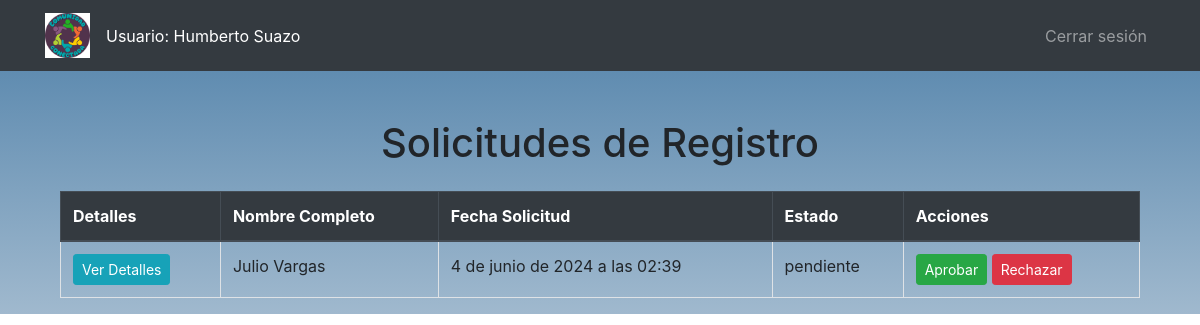
/solicitudes/ (signed in), run on an earlier commit of the app's database.
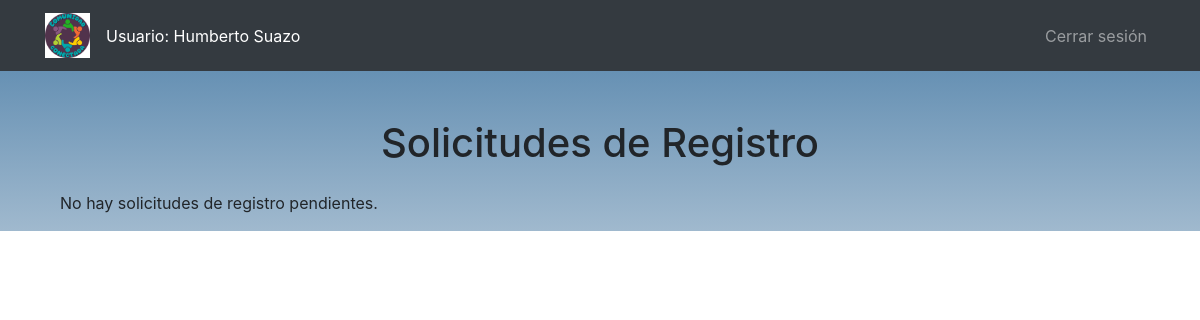
And on a later commit of the database.
### core/models.py (models this page shows)
class CustomUser(AbstractUser):
    cargo = models.CharField(max_length=100, blank=True, null=True)
    run = models.CharField(max_length=20, blank=True, null=True)
    direccion = models.CharField(max_length=255, blank=True, null=True)
    telefono = models.CharField(max_length=20, blank=True, null=True)
    fecha_nacimiento = models.DateField(blank=True, null=True)

class SolicitudInscripcion(models.Model):
    ESTADO_CHOICES = [
        ('pendiente', 'Pendiente'),
        ('aceptada', 'Aceptada'),
        ('rechazada', 'Rechazada'),
    ]
    username = models.CharField(max_length=100)
    email = models.EmailField()
    first_name = models.CharField(max_length=255)
    last_name = models.CharField(max_length=255)
    run = models.CharField(max_length=20, blank=True, null=True)
    direccion = models.CharField(max_length=255, blank=True, null=True)
    telefono = models.CharField(max_length=20, blank=True, null=True)
    fecha_nacimiento = models.DateField(blank=True, null=True)
    estado = models.CharField(max_length=10, choices=ESTADO_CHOICES, default='pendiente')
    fecha_solicitud = models.DateTimeField(auto_now_add=True)
    fecha_aprobacion = models.DateTimeField(null=True, blank=True)
    fecha_rechazo = models.DateTimeField(null=True, blank=True)
    notas = models.TextField(null=True, blank=True)

### core/views.py (the view)
@login_required
@directivo_required
def solicitudes(request):
    if request.user.groups.filter(name='Directivo').exists():
        solicitudes = SolicitudInscripcion.objects.all()
        return render(request, 'solicitudes.html', {'solicitudes': solicitudes})
    else:
        return redirect('inicio')  # Redirigir a la página de inicio si el usuario no es un directivo

### core/templates/solicitudes.html (shortened to what this page needs)
{% extends 'base.html' %}
{% block content %}
<div class="container mt-5">
    <h1 class="text-center mb-4">Solicitudes de Registro</h1>
    {% if solicitudes %}
        <div class="table-responsive">
            <table class="table table-hover table-bordered">
                <thead class="thead-dark">
                    <tr>
                        <th scope="col">Detalles</th>
                        <th scope="col">Nombre Completo</th>
                        <th scope="col">Fecha Solicitud</th>
                        <th scope="col">Estado</th>
                        <th scope="col">Acciones</th>
                    </tr>
                </thead>
                <tbody>
                    {% for solicitud in solicitudes %}
                        <tr>
                            <td>
                                <button type="button" class="btn btn-info btn-sm" data-toggle="modal" data-target="#solicitudModal{{ solicitud.id }}">Ver Detalles</button>
                            </td>
                            <td>{{ solicitud.first_name }} {{ solicitud.last_name }}</td>
                            <td>{{ solicitud.fecha_solicitud }}</td>
                            <td>{{ solicitud.estado }}</td>
                            <td>
                                {% if solicitud.estado == 'pendiente' %}
                                    <a href="{% url 'aprobar_solicitud' solicitud.id %}" class="btn btn-success btn-sm">Aprobar</a>
                                    <a href="{% url 'rechazar_solicitud' solicitud.id %}" class="btn btn-danger btn-sm">Rechazar</a>
                                {% endif %}
                            </td>
                        </tr>
                    {% endfor %}
                </tbody>
            </table>
        </div>
    {% else %}
        <p class="mt-3">No hay solicitudes de registro pendientes.</p>
    {% endif %}
</div>
{% endblock content %}

### core/templates/base.html (shortened to what this page needs)
{% load static %}
<!DOCTYPE html>
<html lang="es">
<head>
  <link rel="stylesheet" href="{% static 'css/style.css' %}">
  <link rel="stylesheet" href="https://stackpath.bootstrapcdn.com/bootstrap/4.5.2/css/bootstrap.min.css">
  <link rel="stylesheet" href="https://cdnjs.cloudflare.com/ajax/libs/font-awesome/5.15.3/css/all.min.css">
</head>
<body>
<nav class="navbar navbar-expand-lg navbar-dark bg-dark">
  <div class="container">
    <a class="navbar-brand" href="{% url 'inicio' %}">
      <img src="{% static 'images/logo.png' %}" alt="Logo" style="width: 45px;">
    </a>
    <div class="collapse navbar-collapse" id="navbarNav">
      <ul class="navbar-nav mr-auto">
        {% if user.is_authenticated %}
          <li class="nav-item">
            <span class="navbar-text text-white mr-3">Usuario: {{ user.first_name }} {{ user.last_name }}</span>
          </li>
        {% endif %}
      </ul>
      <ul class="navbar-nav ml-auto">
        {% if user.is_authenticated %}
          <li class="nav-item">
            <a class="nav-link" href="{% url 'cerrar_sesion' %}">Cerrar sesión</a>
          </li>
        {% endif %}
      </ul>
    </div>
  </div>
</nav>
<div class="container mt-5">
  {% block content %}
  {% endblock content %}
</div>
</body>
</html>

### core/static/css/style.css (style rules this page uses)
body { background: linear-gradient(to bottom, #4d7fa8, #a0b9ce); background-repeat: no-repeat; background-size: cover; }

What changed in the data, as far as the page shows it:
removed SolicitudInscripcion: first_name "Julio", last_name "Vargas", fecha_solicitud "4 de junio de 2024 a las 02:39", estado "pendiente", shows "Aprobar"
Also different on the page:
text no longer shown: "Detalles Nombre Completo Fecha Solicitud Estado Acciones"
text now shown: "No hay solicitudes de registro pendientes."
